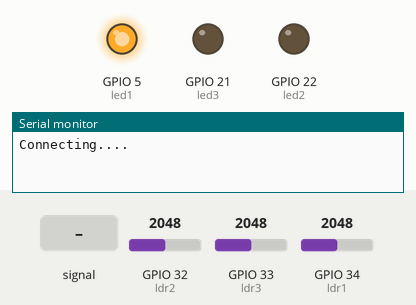
Recording of a sketch running on a simulated ESP32. Parts: output pins drawn as LEDs (lit = HIGH), the last lines printed to the serial monitor. The test bench sets the inputs (shaded band); at power-on: GPIO 32 (ldr2) = 2048, GPIO 34 (ldr1) = 2048, GPIO 33 (ldr3) = 2048. WiFi joins after 1.5 s; servers stay silent unless stated; uploads are accepted with an empty reply.

Above: at 1.2 s.
1.3 s: GPIO 32 (ldr2) fed a 200 Hz sine of ±1842 counts around its level
At 2.01 s:
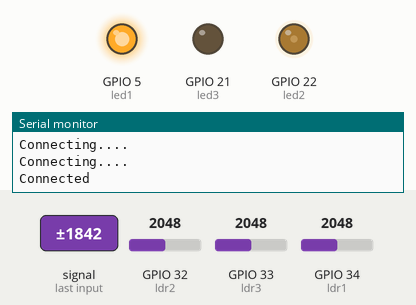
4.3 s: GPIO 32 (ldr2) set to 960
At 5.5 s:
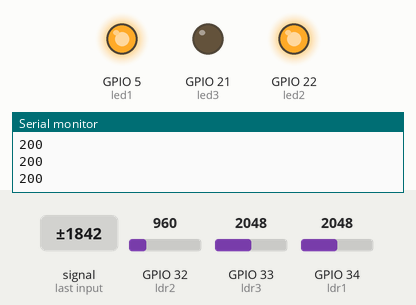
5.8 s: GPIO 34 (ldr1) set to 1056
7.3 s: GPIO 34 (ldr1) set to 940
At 8.5 s:
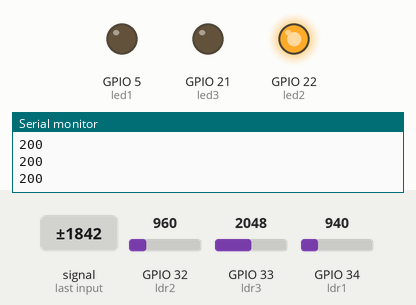
8.8 s: GPIO 33 (ldr3) set to 555
10.3 s: GPIO 33 (ldr3) set to 449
At 11.8 s:
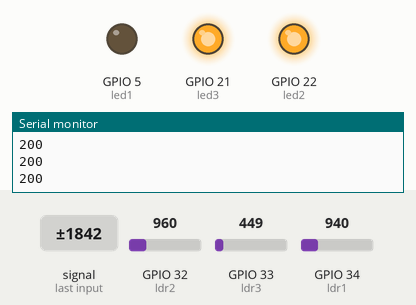
Timing chart, 0 to 12.8 s (numbered marks = the images above; inputs shaded):
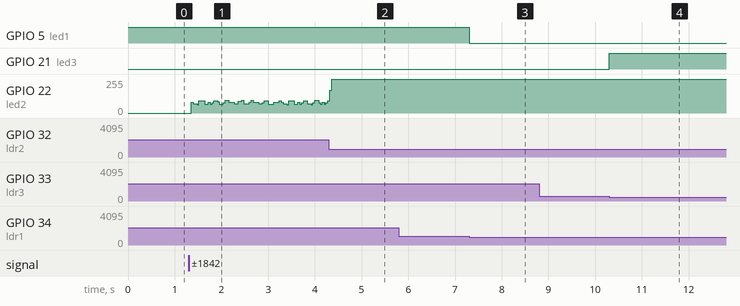

The sketch:

mini_feb12a.ino
```cpp
#include <WiFi.h>
#include <HTTPClient.h>
#include <ArduinoJson.h>

const char* ssid = "noi";
const char* password = "noi12445";


int led1 = 5;
int led2 = 22;
int led3 = 21;
int ldr1 = 34;
int ldr2 = 32;
int ldr3 = 33;

static TaskHandle_t Task1 = NULL;
static TaskHandle_t Task2 = NULL;
static TaskHandle_t Task3 = NULL;

char str[50];
const int _size = 2*JSON_OBJECT_SIZE(4);

StaticJsonDocument<_size> JSONPost;

void WiFi_Connect(){
  WiFi.disconnect();
  WiFi.begin(ssid,password);
  while(WiFi.status() != WL_CONNECTED){
    delay(1000);
    Serial.println("Connecting....");
  }
   Serial.println("Connected");
}

void _post(char rn, bool iu, char *url) {
  if(WiFi.status() == WL_CONNECTED) {
    HTTPClient http;

    http.begin(url);
    http.addHeader("Content-Type", "application/json");

    JSONPost["Room_Number"] = rn;
    JSONPost["InUse"] = iu;
    serializeJson(JSONPost, str);
    int httpCode = http.POST(str);

    if(httpCode == HTTP_CODE_OK) {
      String payload = http.getString();
      Serial.println(httpCode);
      Serial.println(payload);
      }else {
          Serial.println(httpCode);
          Serial.println("ERROR on HTTP Request");
      }
    }else {
            WiFi_Connect();
          }
    delay(100);
  }

void Room1(void *parameter){
  while (1){
    if (analogRead(ldr1) > 1000){
      digitalWrite(led1, HIGH);
    }else{
      digitalWrite(led1, LOW);
    }
  }
}
void Room2(void *parameter){
  while (1){
    if (analogRead(ldr2) < 1000){
      digitalWrite(led2, HIGH);
    }else{
      digitalWrite(led2, LOW);
    }
  }
}
void Room3(void *param) {
   while (1){
    if (analogRead(ldr3) > 500){
      digitalWrite(led3, LOW);
    }else{
      digitalWrite(led3, HIGH);
    }
  }
}

void setup() {
  Serial.begin(115200);
  pinMode(led1, OUTPUT);
  pinMode(led2, OUTPUT);
  pinMode(led3, OUTPUT);
  pinMode(ldr1, INPUT);
  pinMode(ldr2, INPUT);
  pinMode(ldr3, INPUT);
  digitalWrite(led1, HIGH);
  digitalWrite(led2, LOW);
  digitalWrite(led3, LOW);

  xTaskCreatePinnedToCore(Room1, "Task_1", 1024, NULL, 1, &Task1, 1);
  xTaskCreatePinnedToCore(Room2, "Task_2", 1024, NULL, 1, &Task2, 1);
  xTaskCreatePinnedToCore(Room3, "Task_3", 1024, NULL, 1, &Task3, 1);
}


void loop() {
  if(analogRead(ldr1) > 1000) {
      _post('1', false, "https://ecourse.cpe.ku.ac.th/exceed10/api/bathroom/change/1/false");
    }else {
      _post('1', true, "https://ecourse.cpe.ku.ac.th/exceed10/api/bathroom/change/1/true");
    }
  if(analogRead(ldr2) < 1000) {
      _post('2', false, "https://ecourse.cpe.ku.ac.th/exceed10/api/bathroom/change/2/true");
    }else {
      _post('2', true,"https://ecourse.cpe.ku.ac.th/exceed10/api/bathroom/change/2/false");
    }
  if(analogRead(ldr3) > 500) {
      _post('3', false, "https://ecourse.cpe.ku.ac.th/exceed10/api/bathroom/change/3/false");
    }else {
      _post('3', false,"https://ecourse.cpe.ku.ac.th/exceed10/api/bathroom/change/3/true");
    }
}
```

Measured:
- the behaviour switches between 1001 and 1000 on GPIO 34 (ldr1) (found by bisection; images 2 and 3)
- the behaviour switches between 501 and 500 on GPIO 33 (ldr3) (found by bisection; images 3 and 4)
- after the input at 7.3 s, GPIO 5 (led1): HIGH → LOW at once
- after the input at 10.3 s, GPIO 21 (led3): LOW → HIGH at once
